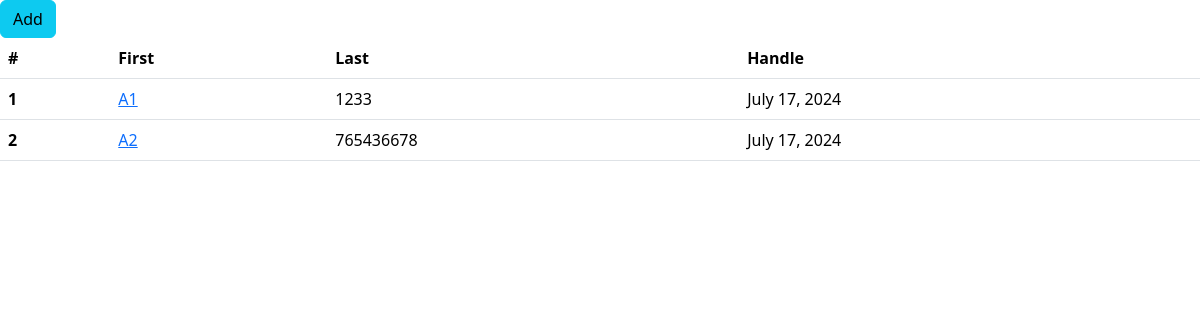
Before: /company/1 with the older database file.
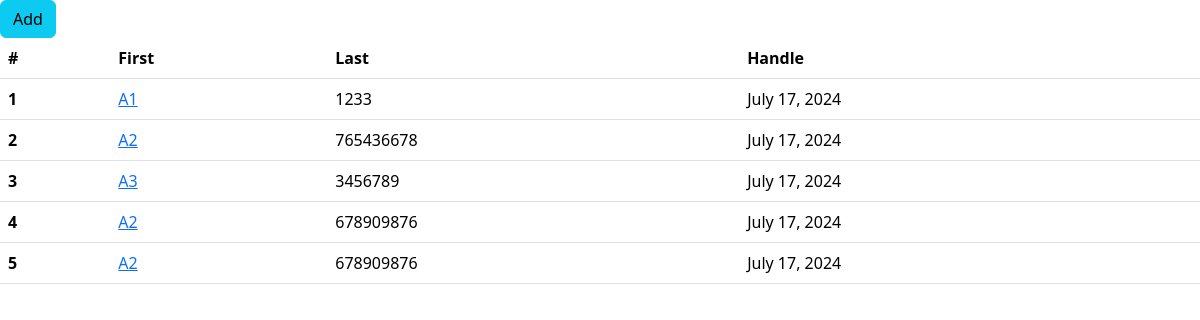
After: the same page with the newer database file.
### home/models.py (models this page shows, shortened)
class Company(models.Model):
    name =models.ForeignKey(Companies , on_delete=models.CASCADE)
    company_name = models.CharField(max_length=200)
    number = models.IntegerField()
    created = models.DateField(auto_now_add=True)

### home/views.py (the view)
# urls.py: path('company/<int:comany_name>',views.CompanyView.as_view(),name='company'),
class CompanyView(View):
    def get(self,request,*args, **kwargs):
        company_name = kwargs['comany_name']
        company = Company.objects.filter(name=company_name)
        return render(request,'home/company.html',{'Company':company,'company_name':company_name})

### home/templates/home/company.html
{% extends "base.html" %}
{% block content %}
<a href="{% url "home:add_company" company_name %}" class="btn btn-info" > Add </a>
<table class="table">
    <thead>
      <tr>
        <th scope="col">#</th>
        <th scope="col">First</th>
        <th scope="col">Last</th>
        <th scope="col">Handle</th>
      </tr>
    </thead>
    <tbody>
        {% for company in Company %}
      <tr>
        <th scope="row">{{ forloop.counter }}</th>
        <td><a href="{% url "home:assembly" company.id %}">{{ company.company_name }}</a></td>
        <td>{{ company.number }}</td>
        <td>{{ company.created }}</td>
      </tr>
      {% endfor %}
    </tbody>
  </table>
  {% endblock content %}

### templates/base.html (shortened to what this page needs)
{% load static %}
<!DOCTYPE html>
<html lang="en" >
<head>
    <link href="https://cdn.jsdelivr.net/npm/bootstrap@5.3.2/dist/css/bootstrap.min.css" rel="stylesheet">
</head>
<body>
    <div class="jumbotron">
    {% block content %}{% endblock content %}
    </div>
</body>
</html>

Changed rows visible on the page:
added Company: company_name "A3", number "3456789", created "July 17, 2024"
added Company: company_name "A2", number "678909876", created "July 17, 2024"
added Company: company_name "A2", number "678909876", created "July 17, 2024"
